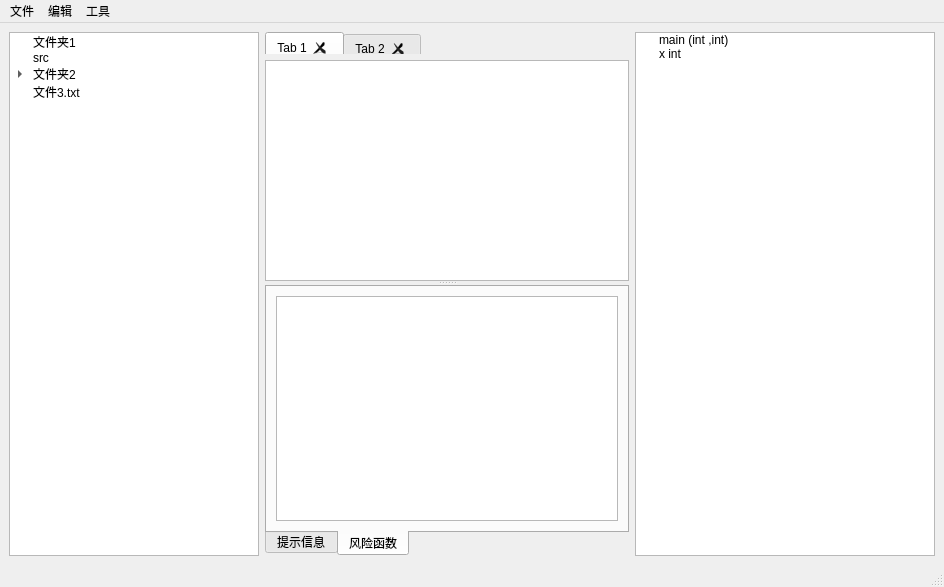
<?xml version="1.0" encoding="UTF-8"?>
<ui version="4.0">
 <class>MainWindow</class>
 <widget class="QMainWindow" name="MainWindow">
  <property name="geometry">
   <rect>
    <x>0</x>
    <y>0</y>
    <width>944</width>
    <height>587</height>
   </rect>
  </property>
  <property name="windowTitle">
   <string>MainWindow</string>
  </property>
  <widget class="QWidget" name="centralwidget">
   <layout class="QGridLayout" name="gridLayout">
    <item row="0" column="0">
     <widget class="QTreeWidget" name="tree_file_browser">
      <property name="sizePolicy">
       <sizepolicy hsizetype="Maximum" vsizetype="Expanding">
        <horstretch>0</horstretch>
        <verstretch>0</verstretch>
       </sizepolicy>
      </property>
      <property name="maximumSize">
       <size>
        <width>250</width>
        <height>16777215</height>
       </size>
      </property>
      <attribute name="headerVisible">
       <bool>false</bool>
      </attribute>
      <column>
       <property name="text">
        <string>#</string>
       </property>
      </column>
      <item>
       <property name="text">
        <string>文件夹1</string>
       </property>
      </item>
      <item>
       <property name="text">
        <string>src</string>
       </property>
      </item>
      <item>
       <property name="text">
        <string>文件夹2</string>
       </property>
       <item>
        <property name="text">
         <string>子文件</string>
        </property>
       </item>
      </item>
      <item>
       <property name="text">
        <string>文件3.txt</string>
       </property>
      </item>
     </widget>
    </item>
    <item row="0" column="1">
     <widget class="QSplitter" name="splitter">
      <property name="orientation">
       <enum>Qt::Vertical</enum>
      </property>
      <property name="opaqueResize">
       <bool>true</bool>
      </property>
      <property name="childrenCollapsible">
       <bool>true</bool>
      </property>
      <widget class="QWidget" name="">
       <layout class="QVBoxLayout" name="verticalLayout_3">
        <item>
         <widget class="QTabWidget" name="tab_editor">
          <property name="sizePolicy">
           <sizepolicy hsizetype="Preferred" vsizetype="Minimum">
            <horstretch>0</horstretch>
            <verstretch>0</verstretch>
           </sizepolicy>
          </property>
          <property name="minimumSize">
           <size>
            <width>0</width>
            <height>20</height>
           </size>
          </property>
          <property name="maximumSize">
           <size>
            <width>16777215</width>
            <height>22</height>
           </size>
          </property>
          <property name="currentIndex">
           <number>0</number>
          </property>
          <property name="documentMode">
           <bool>true</bool>
          </property>
          <property name="tabsClosable">
           <bool>true</bool>
          </property>
          <property name="tabBarAutoHide">
           <bool>false</bool>
          </property>
          <widget class="QWidget" name="tab">
           <attribute name="title">
            <string>Tab 1</string>
           </attribute>
           <layout class="QVBoxLayout" name="verticalLayout"/>
          </widget>
          <widget class="QWidget" name="tab_2">
           <attribute name="title">
            <string>Tab 2</string>
           </attribute>
           <layout class="QVBoxLayout" name="verticalLayout_2"/>
          </widget>
         </widget>
        </item>
        <item>
         <widget class="QTextEdit" name="code_browser">
          <property name="undoRedoEnabled">
           <bool>false</bool>
          </property>
          <property name="readOnly">
           <bool>true</bool>
          </property>
         </widget>
        </item>
       </layout>
      </widget>
      <widget class="QTabWidget" name="tabWidget">
       <property name="sizePolicy">
        <sizepolicy hsizetype="Expanding" vsizetype="Preferred">
         <horstretch>0</horstretch>
         <verstretch>0</verstretch>
        </sizepolicy>
       </property>
       <property name="tabPosition">
        <enum>QTabWidget::South</enum>
       </property>
       <property name="tabShape">
        <enum>QTabWidget::Rounded</enum>
       </property>
       <property name="currentIndex">
        <number>1</number>
       </property>
       <widget class="QWidget" name="tab_3">
        <attribute name="title">
         <string>提示信息</string>
        </attribute>
        <layout class="QVBoxLayout" name="verticalLayout_5">
         <item>
          <widget class="QTextBrowser" name="text_message">
           <property name="sizePolicy">
            <sizepolicy hsizetype="Expanding" vsizetype="Expanding">
             <horstretch>0</horstretch>
             <verstretch>0</verstretch>
            </sizepolicy>
           </property>
           <property name="maximumSize">
            <size>
             <width>16777215</width>
             <height>16777215</height>
            </size>
           </property>
           <property name="html">
            <string>&lt;!DOCTYPE HTML PUBLIC &quot;-//W3C//DTD HTML 4.0//EN&quot; &quot;http://www.w3.org/TR/REC-html40/strict.dtd&quot;&gt;
&lt;html&gt;&lt;head&gt;&lt;meta name=&quot;qrichtext&quot; content=&quot;1&quot; /&gt;&lt;meta charset=&quot;utf-8&quot; /&gt;&lt;style type=&quot;text/css&quot;&gt;
p, li { white-space: pre-wrap; }
hr { height: 1px; border-width: 0; }
li.unchecked::marker { content: &quot;\2610&quot;; }
li.checked::marker { content: &quot;\2612&quot;; }
&lt;/style&gt;&lt;/head&gt;&lt;body style=&quot; font-family:'Microsoft YaHei UI'; font-size:9pt; font-weight:400; font-style:normal;&quot;&gt;
&lt;p style=&quot;-qt-paragraph-type:empty; margin-top:0px; margin-bottom:0px; margin-left:0px; margin-right:0px; -qt-block-indent:0; text-indent:0px;&quot;&gt;&lt;br /&gt;&lt;/p&gt;&lt;/body&gt;&lt;/html&gt;</string>
           </property>
          </widget>
         </item>
        </layout>
       </widget>
       <widget class="QWidget" name="tab_4">
        <attribute name="title">
         <string>风险函数</string>
        </attribute>
        <layout class="QVBoxLayout" name="verticalLayout_4">
         <item>
          <widget class="QListWidget" name="list_risk_function"/>
         </item>
        </layout>
       </widget>
      </widget>
     </widget>
    </item>
    <item row="0" column="2">
     <widget class="QTreeWidget" name="tree_var">
      <property name="sizePolicy">
       <sizepolicy hsizetype="Maximum" vsizetype="Expanding">
        <horstretch>0</horstretch>
        <verstretch>0</verstretch>
       </sizepolicy>
      </property>
      <property name="maximumSize">
       <size>
        <width>300</width>
        <height>16777215</height>
       </size>
      </property>
      <attribute name="headerVisible">
       <bool>false</bool>
      </attribute>
      <column>
       <property name="text">
        <string>变量名</string>
       </property>
      </column>
      <column>
       <property name="text">
        <string>类型</string>
       </property>
      </column>
      <item>
       <property name="text">
        <string>main (int ,int)</string>
       </property>
      </item>
      <item>
       <property name="text">
        <string>x int </string>
       </property>
      </item>
     </widget>
    </item>
   </layout>
  </widget>
  <widget class="QMenuBar" name="menubar">
   <property name="geometry">
    <rect>
     <x>0</x>
     <y>0</y>
     <width>944</width>
     <height>22</height>
    </rect>
   </property>
   <widget class="QMenu" name="menu">
    <property name="title">
     <string>文件</string>
    </property>
    <addaction name="separator"/>
    <addaction name="action_open_dir"/>
   </widget>
   <widget class="QMenu" name="menu_2">
    <property name="title">
     <string>编辑</string>
    </property>
    <addaction name="action_find"/>
   </widget>
   <widget class="QMenu" name="menu_3">
    <property name="title">
     <string>工具</string>
    </property>
    <addaction name="action_syntax_check"/>
   </widget>
   <addaction name="menu"/>
   <addaction name="menu_2"/>
   <addaction name="menu_3"/>
  </widget>
  <widget class="QStatusBar" name="statusbar"/>
  <action name="action_open_file">
   <property name="text">
    <string>打开文件</string>
   </property>
  </action>
  <action name="action_open_dir">
   <property name="text">
    <string>打开文件夹</string>
   </property>
  </action>
  <action name="action_find">
   <property name="text">
    <string>查找</string>
   </property>
   <property name="shortcut">
    <string>Ctrl+F</string>
   </property>
  </action>
  <action name="action_syntax_check">
   <property name="text">
    <string>语法检查</string>
   </property>
  </action>
 </widget>
 <resources/>
 <connections/>
</ui>
